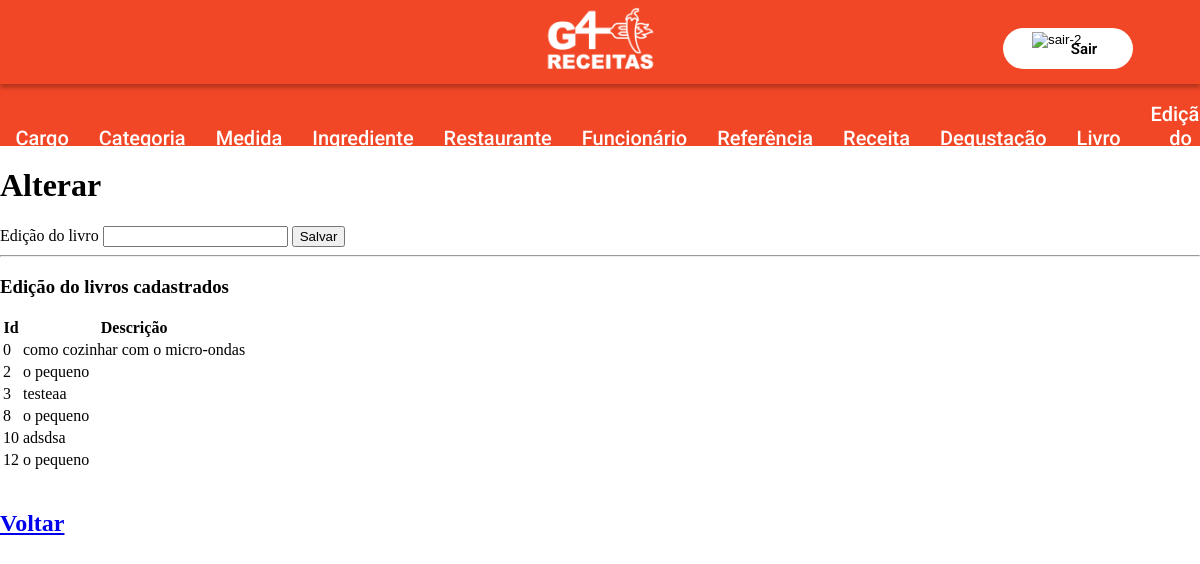
The page /edicao_livro/alterar.php on the database its author committed.
### tables this page shows
CREATE TABLE `g4_livro` (
  `id_Livro` int(11) NOT NULL,
  `titulo` varchar(45) NOT NULL,
  `isbn` int(13) NOT NULL,
  `editor` varchar(45) NOT NULL
);

### edicao_livro/alterar.php (the view, shortened to what this page needs)
<!DOCTYPE html>
<html lang="pt-br">
<head>
    <link rel="stylesheet" href="../includes/style.css">
</head>
<body>
    <?php
            include ('../includes/header.php');
            include('../model/conexao.php');
    ?>
    <h1>Alterar</h1>
    <form action="acaoalterar.php" method="GET">
        <label for="titulo">Edição do livro</label>
        <input type="text" name="titulo" value="<?php echo (isset($titulo) && ($titulo != null || $titulo != "")) ? $titulo : ''; ?>" />
        <button type="submit" >Salvar</button>
    </form>
    <hr/>
    <h3>Edição do livros cadastrados</h3>
    <table>
        <thead>
            <tr>
                <th>Id</th>
                <th>Descrição</th>
            </tr>
        </thead>
        <tbody>
            <?php
                try {
                    $stmt = $conexao->prepare("SELECT * FROM g4_livro");
                    if ($stmt->execute()) {
                        while ($rs = $stmt->fetch(PDO::FETCH_OBJ)) {
                            echo "<tr>";
                            echo "<td>$rs->id_Livro</td>";
                            echo "<td>$rs->titulo</td>";
                            echo "</tr>";
                        }
                    } else {
                    echo "Erro: Não foi possível recuperar os dados do banco de dados";
                    }
                } catch (PDOException $erro) {
                    echo "Erro: " . $erro->getMessage();
                }
            ?>
        </tbody>
    </table>
    <br>
        <h2><a href="./index.php">Voltar</a></h2>
</body>
</html>

### includes/style.css (style rules this page uses)
body { width: auto; margin: 0; }

### rows shown on the page
g4_livro: id_Livro "0", titulo "como cozinhar com o micro-ondas"
g4_livro: id_Livro "2", titulo "o pequeno"
g4_livro: id_Livro "3", titulo "testeaa"
g4_livro: id_Livro "8", titulo "o pequeno"
g4_livro: id_Livro "10", titulo "adsdsa"
g4_livro: id_Livro "12", titulo "o pequeno"
